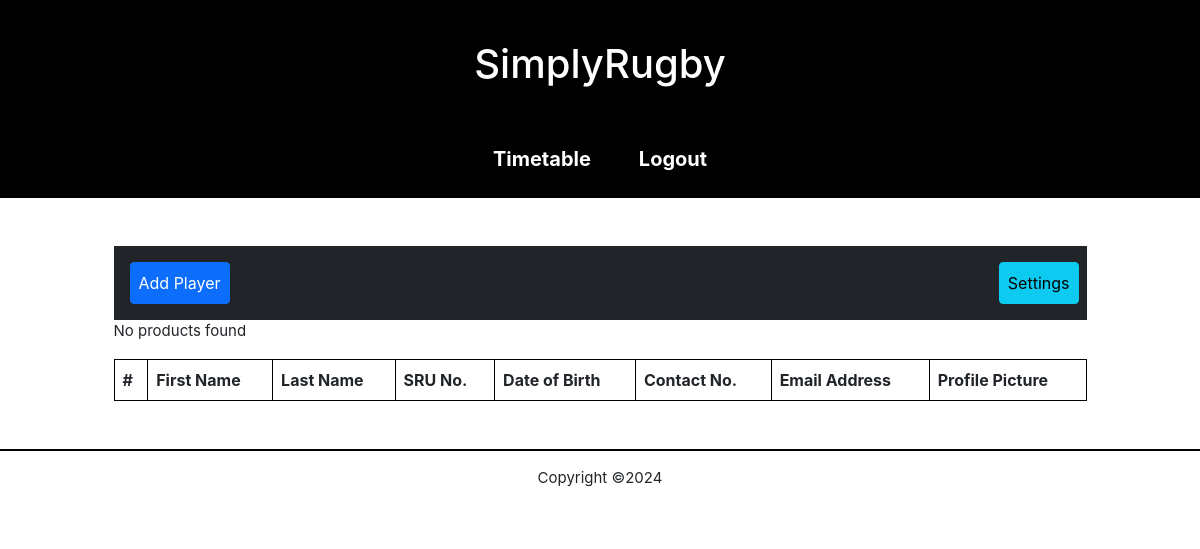
/junior-list.php (signed in), run on an earlier commit of the app's database.
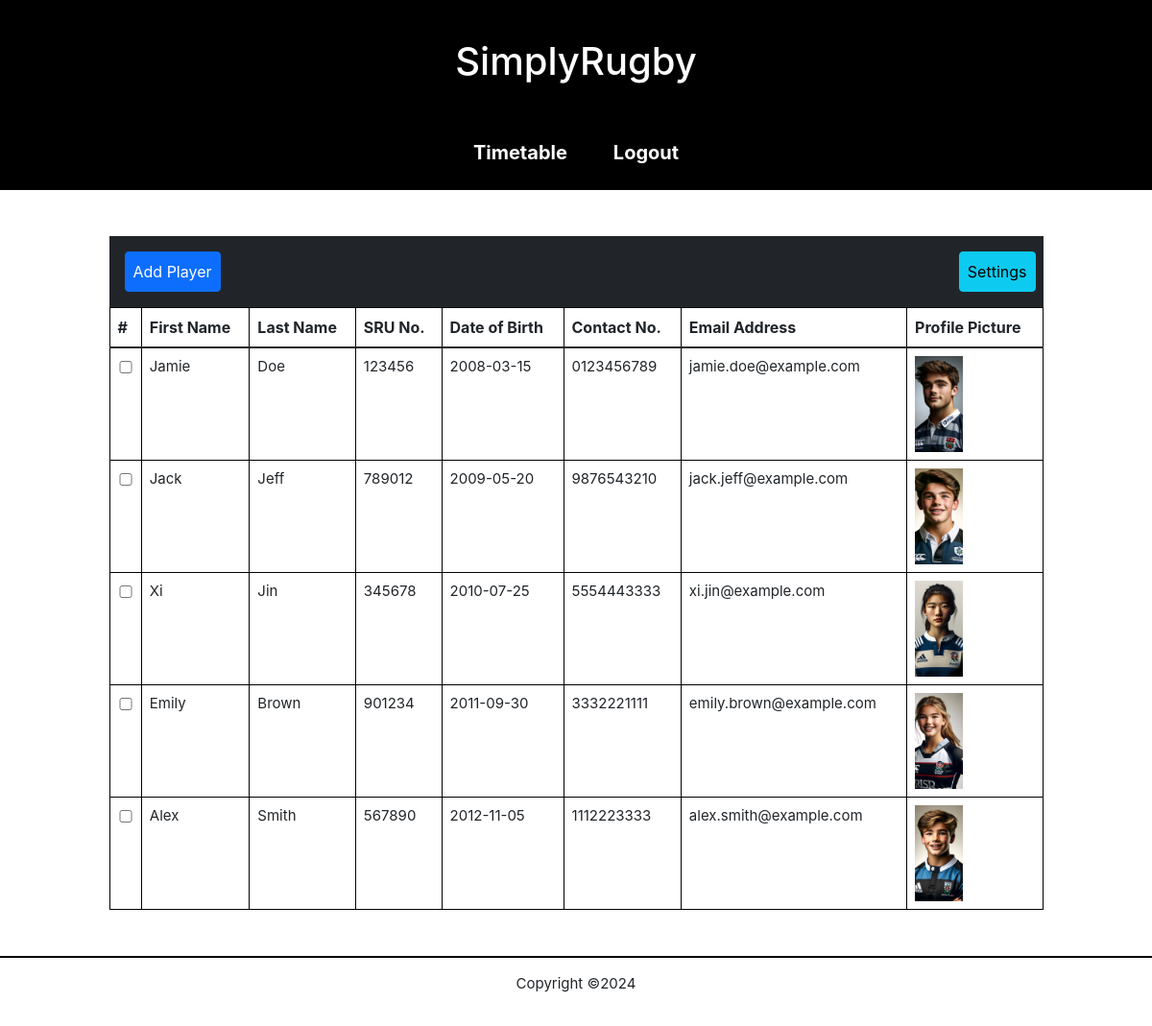
And on a later commit of the database.
### tables this page shows
CREATE TABLE juniors(
junior_id INT PRIMARY KEY AUTO_INCREMENT NOT NULL,
address_id INT NOT NULL,
user_id INT,
first_name  varchar(32) NOT NULL,
last_name  varchar(32) NOT NULL,
dob DATE,
sru_no  INT NOT NULL,
contact_no  varchar(40) NOT NULL,
mobile_no  varchar(40),
email_address varchar(45),
health_issues TEXT,
filename VARCHAR(64),
FOREIGN KEY (address_id) REFERENCES addresses (address_id),
FOREIGN KEY (user_id) REFERENCES users (user_id)
);

### classes/junior.php (called while the page is built, shortened)
<?php
require_once("classes/utils.php");
class Junior
{
  public static function getAllJuniors()
  {
    $conn = Connection::connect();
    $stmt = $conn->prepare(SQL::$getAllJuniors);
    $stmt->execute();
    $juniors = $stmt->fetchAll();
    return $juniors;
  }
}

### classes/utils.php (called while the page is built, shortened)
<?php
class Utils {
  public static function escape($input) {
    return trim(htmlspecialchars($input));
  }
}

### components/junior-card.php (the view, shortened to what this page needs)
<tr class="hover-overlay">
        <td data-th="#" ><input type="checkbox" name="check_list[]" class="cb" onchange="cbChange(this)" value="<?php echo $junior_id; ?>"></td>
        <td onclick="location.href='junior-page.php?id=<?php echo $junior_id; ?>'" data-th="First Name" class="first-name-label"><p><?php echo $firstName; ?></p></td>
        <td onclick="location.href='junior-page.php?id=<?php echo $junior_id; ?>'" data-th="Last Name" class="last-name-label" ><p><?php echo $lastName; ?></p></td>
        <td onclick="location.href='junior-page.php?id=<?php echo $junior_id; ?>'" data-th="SRU No." class="sru-label"><p><?php echo $sruNumber; ?></p></td>
        <td onclick="location.href='junior-page.php?id=<?php echo $junior_id; ?>'" data-th="Date of Birth" class="dob-label"><p><?php echo $dob; ?></p></td>
        <td onclick="location.href='junior-page.php?id=<?php echo $junior_id; ?>'" data-th="Contact No." class="contact-label"><p><?php echo $contactNumber; ?></p></td>
        <td onclick="location.href='junior-page.php?id=<?php echo $junior_id; ?>'" data-th="Email Address" class="email-label"><p><?php echo $emailAddress; ?></p></td>
        <td onclick="location.href='junior-page.php?id=<?php echo $junior_id; ?>'" data-th="Profile Picture" class="pfp-label">    <img src="images/<?php echo $filename; ?>" alt="Cover for <?php echo $firstName; ?>" class="player-image"></td>
</tr>

### classes/components.php (shortened to what this page needs)
<?php
class Components {
  public static function pageHeader($pageTitle, $stylesheets, $scripts) {
    require("components/header.php");
  }
  public static function pageFooter() {
    require("components/footer.php");
  }
  public static function allJuniors($juniors)
  {
    if (!empty($juniors)) {
      foreach ($juniors as $junior) {
        $junior_id = Utils::escape($junior["junior_id"]);
        $firstName = Utils::escape($junior["first_name"]);
        $lastName = Utils::escape($junior["last_name"]);
        $dob = Utils::escape($junior["dob"]);
        $sruNumber = Utils::escape($junior["sru_no"]);
        $contactNumber = Utils::escape($junior["contact_no"]);
        $emailAddress = Utils::escape($junior["email_address"]);
        $filename = Utils::escape($junior["filename"]);
        require("components/junior-card.php");
      }
    } else {
      require("components/no-players-found.php");
    }
  }
}

### components/no-players-found.php
<p>No products found</p>

What changed in the data, as far as the page shows it:
added juniors: first_name "Jamie", last_name "Doe", sru_no "123456", dob "2008-03-15", contact_no "0123456789", email_address "jamie.doe@example.com", filename (picture)
added juniors: first_name "Jack", last_name "Jeff", sru_no "789012", dob "2009-05-20", contact_no "9876543210", email_address "jack.jeff@example.com", filename (picture)
added juniors: first_name "Xi", last_name "Jin", sru_no "345678", dob "2010-07-25", contact_no "5554443333", email_address "xi.jin@example.com", filename (picture)
added juniors: first_name "Emily", last_name "Brown", sru_no "901234", dob "2011-09-30", contact_no "3332221111", email_address "emily.brown@example.com", filename (picture)
added juniors: first_name "Alex", last_name "Smith", sru_no "567890", dob "2012-11-05", contact_no "1112223333", email_address "alex.smith@example.com", filename (picture)
Also different on the page:
text no longer shown: "No products found"
